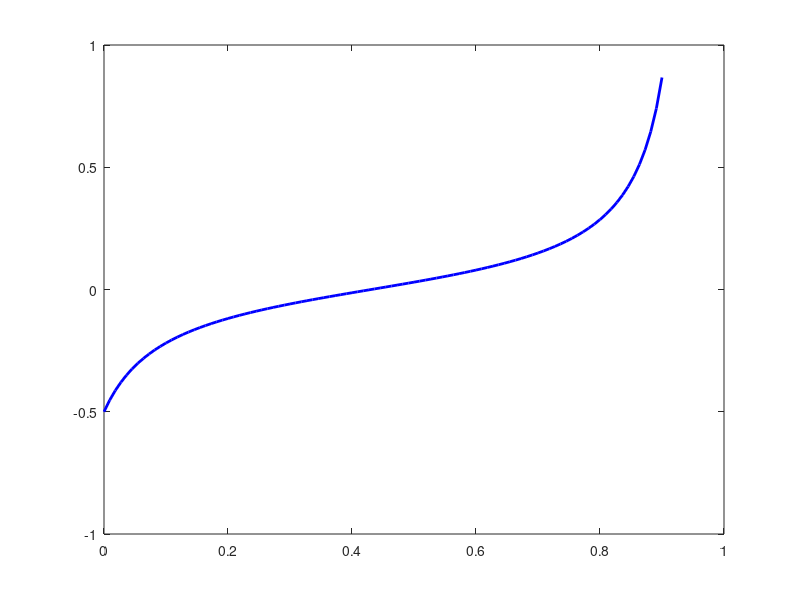

This figure's MATLAB source: (Note: this script raises an error after producing the figure.)
clear
close all

% inflectional velocity profile
x = linspace(0,0.9);
y1 = (1/7)*tan(3*x-1.2925);

figure(1)
plot(x,y1,'LineWidth',2,'Color','b')
yline(0,'--','LineWidth',2,'Color','k')
xline(0,'-','LineWidth',2,'Color','k')
yline(-0.5,'-','LineWidth',2,'Color','k')
set(gcf,'position',[160 280 800 600])
axis equal
set(gca,'Xlim',[-0.1 0.87])
set(gca,'Ylim',[-0.6 0.5])
set(gca,'xtick',[])
set(gca,'ytick',[])
box on

y2 = exp(4*x-3)-0.55;
figure(2)
plot(x,y2,'LineWidth',2,'Color','b')
yline(0,'--','LineWidth',2,'Color','k')
xline(0,'-','LineWidth',2,'Color','k')
yline(-0.5,'-','LineWidth',2,'Color','k')
set(gcf,'position',[160 280 800 600])
axis equal
set(gca,'Xlim',[-0.1 0.87])
set(gca,'Ylim',[-0.6 0.5])
set(gca,'xtick',[])
set(gca,'ytick',[])
box on